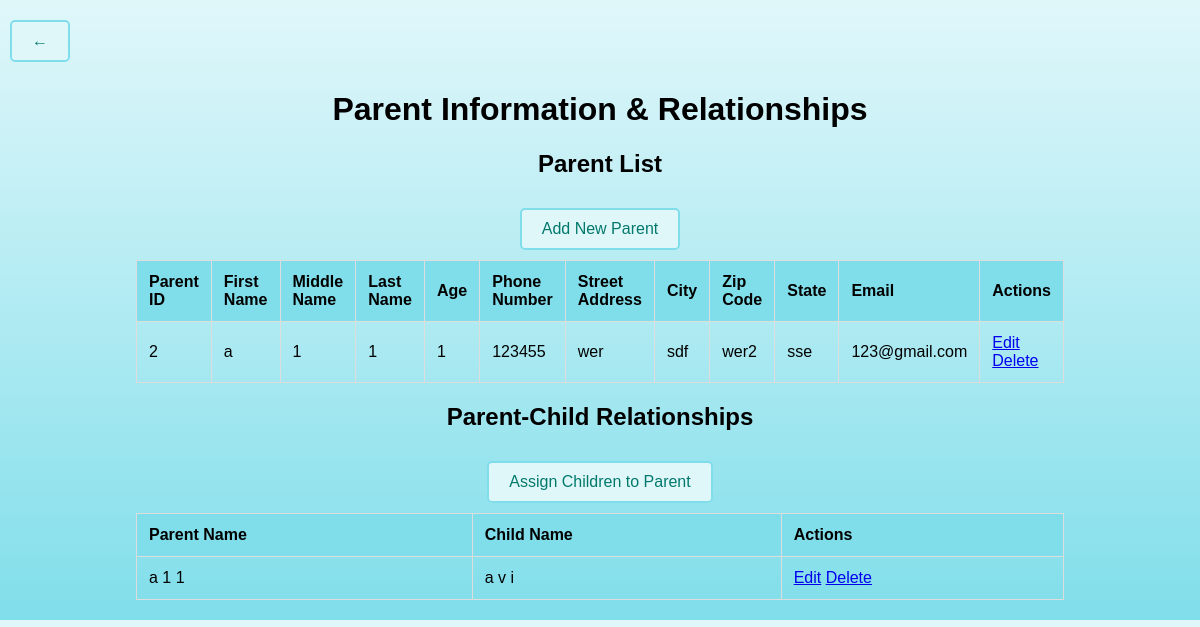
Before: /myapp/parents/ with the older database file.
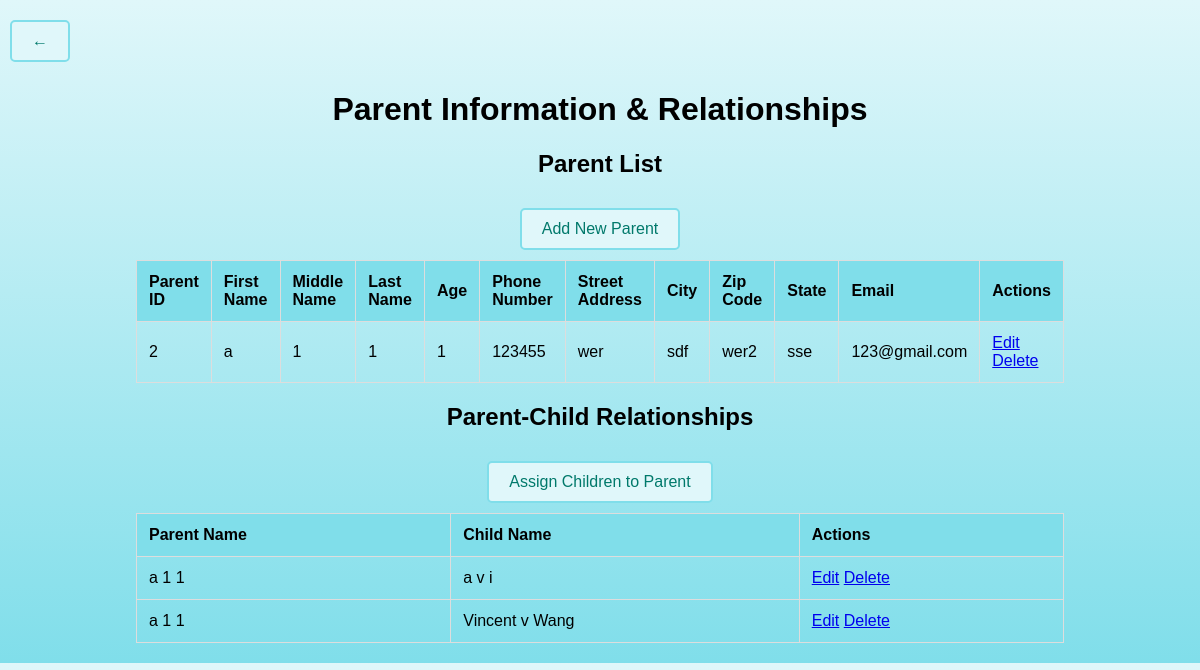
After: the same page with the newer database file.
### myapp/models.py (models this page shows, shortened)
class Parent(models.Model):
    first_name = models.CharField(max_length=50)
    middle_name = models.CharField(max_length=50, blank=True, null=True)
    last_name = models.CharField(max_length=50)
    age = models.IntegerField()
    phone_number = models.CharField(max_length=15)
    street_address = models.CharField(max_length=100)
    city = models.CharField(max_length=50)
    zip_code = models.CharField(max_length=10)
    state = models.CharField(max_length=50)
    email = models.EmailField()

class ParentChildRelationship(models.Model):
    parent = models.ForeignKey(Parent, on_delete=models.CASCADE)
    child = models.ForeignKey(Child, on_delete=models.CASCADE)

class Child(models.Model):
    first_name = models.CharField(max_length=100)
    middle_name = models.CharField(max_length=100, blank=True, null=True)
    last_name = models.CharField(max_length=100)
    age = models.IntegerField()
    date_of_birth = models.DateField()
    average_cost = models.DecimalField(max_digits=10, decimal_places=2)

### myapp/views.py (the view)
# urls.py: path('parents/', views.parent_list, name='parent_list'),
def parent_list(request):
    parents = Parent.objects.all()
    relationships = ParentChildRelationship.objects.all()
    return render(request, 'parent_list.html', {'parents': parents,
                                                'relationships': relationships})

### myapp/templates/parent_list.html (shortened to what this page needs)
<!DOCTYPE html>
<html lang="en">
<head>
</head>
<body>
    <div class="container">
        <div class="back-button">
            <a href="{% url 'home' %}" class="button">&larr;</a>
        </div>
        <h1>Parent Information & Relationships</h1>
        <h2>Parent List</h2>
        <a href="{% url 'add_parent' %}" class="button">Add New Parent</a>
        <table>
            <thead>
                <tr>
                    <th>Parent ID</th>
                    <th>First Name</th>
                    <th>Middle Name</th>
                    <th>Last Name</th>
                    <th>Age</th>
                    <th>Phone Number</th>
                    <th>Street Address</th>
                    <th>City</th>
                    <th>Zip Code</th>
                    <th>State</th>
                    <th>Email</th>
                    <th>Actions</th>
                </tr>
            </thead>
            <tbody>
                {% for parent in parents %}
                <tr>
                    <td>{{ parent.id }}</td>
                    <td>{{ parent.first_name }}</td>
                    <td>{{ parent.middle_name }}</td>
                    <td>{{ parent.last_name }}</td>
                    <td>{{ parent.age }}</td>
                    <td>{{ parent.phone_number }}</td>
                    <td>{{ parent.street_address }}</td>
                    <td>{{ parent.city }}</td>
                    <td>{{ parent.zip_code }}</td>
                    <td>{{ parent.state }}</td>
                    <td>{{ parent.email }}</td>
                    <td>
                        <a href="{% url 'edit_parent' parent.id %}">Edit</a>
                        <a href="{% url 'delete_parent' parent.id %}">Delete</a>
                    </td>
                </tr>
                {% endfor %}
            </tbody>
        </table>
        <h2>Parent-Child Relationships</h2>
        <a href="{% url 'assign_child' %}" class="button">Assign Children to Parent</a>
        <table>
            <thead>
                <tr>
                    <th>Parent Name</th>
                    <th>Child Name</th>
                    <th>Actions</th>
                </tr>
            </thead>
            <tbody>
                {% for relationship in relationships %}
                <tr>
                    <td>{{ relationship.parent.first_name }} {{ relationship.parent.middle_name }} {{ relationship.parent.last_name }}</td>
                    <td>{{ relationship.child.first_name }} {{ relationship.child.middle_name }} {{ relationship.child.last_name }}</td>
                    <td>
                        <a href="{% url 'edit_relationship' relationship.id %}">Edit</a>
                        <a href="{% url 'delete_relationship' relationship.id %}">Delete</a>
                    </td>
                </tr>
                {% endfor %}
            </tbody>
        </table>
    </div>
</body>
</html>

### myapp/templates/parent_list.html (style rules this page uses)
body { font-family: Arial, sans-serif; text-align: center; background: linear-gradient(to bottom, #e0f7fa, #80deea); margin: 0; padding: 0; }
.container { margin-top: 50px; padding: 20px; }
table { width: 80%; margin: auto; border-collapse: collapse; }
th, td { padding: 12px; border: 1px solid #ddd; text-align: left; }
th { background-color: #80deea; }
a.button { display: inline-block; margin: 10px 0; padding: 10px 20px; background-color: #e0f7fa; border: 2px solid #80deea; border-radius: 5px; text-decoration: none; color: #00796b; }
.back-button { position: absolute; top: 10px; left: 10px; }
.back-button a { display: block; padding: 10px 20px; background-color: #e0f7fa; border: 2px solid #80deea; border-radius: 5px; text-decoration: none; color: #00796b; }

Changed rows visible on the page:
added ParentChildRelationship: parent.first_name "a", parent.middle_name "1", parent.last_name "1", child.first_name "Vincent", child.middle_name "v", child.last_name "Wang"
